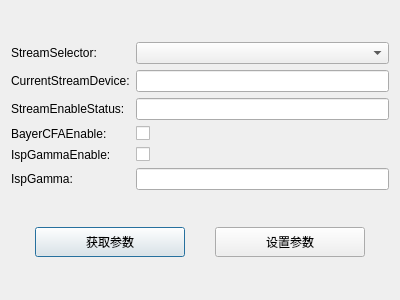
<?xml version="1.0" encoding="UTF-8"?>
<ui version="4.0">
 <class>CXPConfigForm</class>
 <widget class="QDialog" name="CXPConfigForm">
  <property name="geometry">
   <rect>
    <x>0</x>
    <y>0</y>
    <width>400</width>
    <height>300</height>
   </rect>
  </property>
  <property name="windowTitle">
   <string>Dialog</string>
  </property>
  <layout class="QVBoxLayout" name="verticalLayout" stretch="10,1">
   <item>
    <layout class="QGridLayout" name="gridLayout" columnstretch="1,3">
     <item row="0" column="0">
      <widget class="QLabel" name="label_3">
       <property name="text">
        <string>StreamSelector:</string>
       </property>
      </widget>
     </item>
     <item row="0" column="1">
      <widget class="QComboBox" name="cbStreamSelector"/>
     </item>
     <item row="1" column="0">
      <widget class="QLabel" name="label_4">
       <property name="text">
        <string>CurrentStreamDevice:</string>
       </property>
      </widget>
     </item>
     <item row="1" column="1">
      <widget class="QLineEdit" name="teCurrentStreamDevice"/>
     </item>
     <item row="2" column="0">
      <widget class="QLabel" name="label_5">
       <property name="text">
        <string>StreamEnableStatus:</string>
       </property>
      </widget>
     </item>
     <item row="2" column="1">
      <widget class="QLineEdit" name="teStreamEnableStatus">
       <property name="text">
        <string/>
       </property>
      </widget>
     </item>
     <item row="3" column="0">
      <widget class="QLabel" name="label_7">
       <property name="text">
        <string>BayerCFAEnable:</string>
       </property>
      </widget>
     </item>
     <item row="3" column="1">
      <widget class="QCheckBox" name="cbBayerCFAEnable">
       <property name="text">
        <string/>
       </property>
      </widget>
     </item>
     <item row="4" column="0">
      <widget class="QLabel" name="label_8">
       <property name="text">
        <string>IspGammaEnable:</string>
       </property>
      </widget>
     </item>
     <item row="4" column="1">
      <widget class="QCheckBox" name="cbIspGammaEnable">
       <property name="text">
        <string/>
       </property>
      </widget>
     </item>
     <item row="5" column="0">
      <widget class="QLabel" name="label_6">
       <property name="text">
        <string>IspGamma:</string>
       </property>
      </widget>
     </item>
     <item row="5" column="1">
      <widget class="QLineEdit" name="teIspGamma">
       <property name="text">
        <string/>
       </property>
      </widget>
     </item>
    </layout>
   </item>
   <item>
    <layout class="QGridLayout" name="gridLayout_2" columnstretch="1,1">
     <item row="0" column="0">
      <widget class="QPushButton" name="bnGetParam">
       <property name="maximumSize">
        <size>
         <width>150</width>
         <height>30</height>
        </size>
       </property>
       <property name="text">
        <string>获取参数</string>
       </property>
      </widget>
     </item>
     <item row="0" column="1">
      <widget class="QPushButton" name="bnSetParam">
       <property name="maximumSize">
        <size>
         <width>150</width>
         <height>30</height>
        </size>
       </property>
       <property name="text">
        <string>设置参数</string>
       </property>
      </widget>
     </item>
    </layout>
   </item>
  </layout>
 </widget>
 <resources/>
 <connections/>
</ui>
